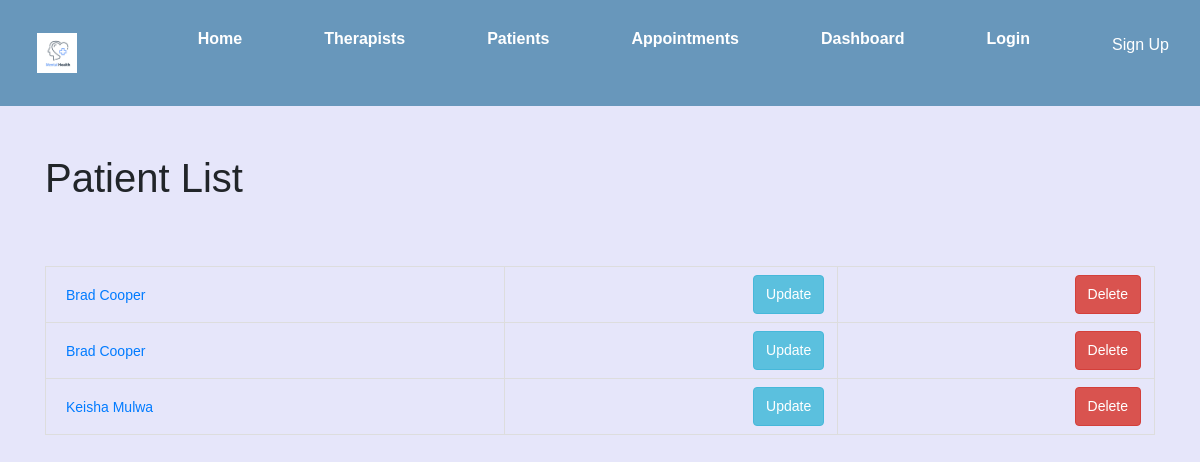
The page /catalog/patient/ on the database as committed earlier.
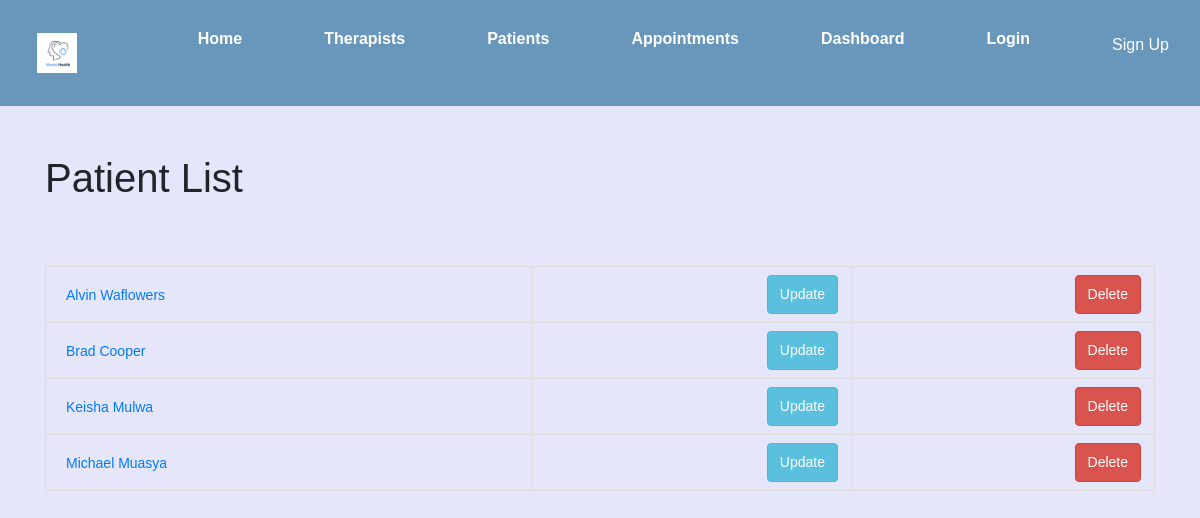
The same page on the database as committed later.
### catalog/models.py (models this page shows, shortened)
class Patient(models.Model):
    patient_id = models.AutoField(primary_key=True)
    name = models.CharField(max_length=100)
    date_of_birth = models.DateField(null=True, blank=True)
    GENDER_CHOICES = [
        ('M', 'Male'),
        ('F', 'Female'),
        ('O', 'Other'),
    ]
    gender = models.CharField(max_length=1, choices=GENDER_CHOICES)
    contact = models.CharField(max_length=15)
    class Meta:
        ordering = ['name']
        permissions = [
            ("can_update_patient", "Update patient details"),
            ("can_delete_patient", "Delete patient"),
            ("can_view_patient", "View patient details"),
            ("can_create_patient", "Create patient"),
            ("can_view_all therapists", "View all therapists"),
        ]

### catalog/views.py (the view)
# urls.py: path('patient/', views.PatientListView.as_view(), name='patient_list'),
class PatientListView(generic.ListView):
    model = Patient
    template_name = 'catalog/patient_list.html'
    context_object_name = 'patients'

### catalog/templates/catalog/patient_list.html
{% extends "base_generic.html" %}
{% block content %}
    <h1>Patient List</h1>
    <br/>
    <table>
        {% for patient in patients %}
            <tr>
                <td>
                    <a href="{% url 'catalog:patient_detail' patient.pk %}">{{ patient.name }}</a>
                </td>
                <td style="text-align: right;">
                    <a class="btn btn-primary" href="{% url 'catalog:update_patient' patient.pk %}">Update</a>
                </td>
                <td style="text-align: right;">
                    <a class="btn btn-danger" href="{% url 'catalog:patient_delete' patient.pk %}">Delete</a>
                </td>
            </tr>
        {% endfor %}
    </table>
{% endblock %}

Rows that differ between the two databases and show on the page:
removed Patient: name "Brad Cooper"
added Patient: name "Alvin Waflowers"
added Patient: name "Michael Muasya"
